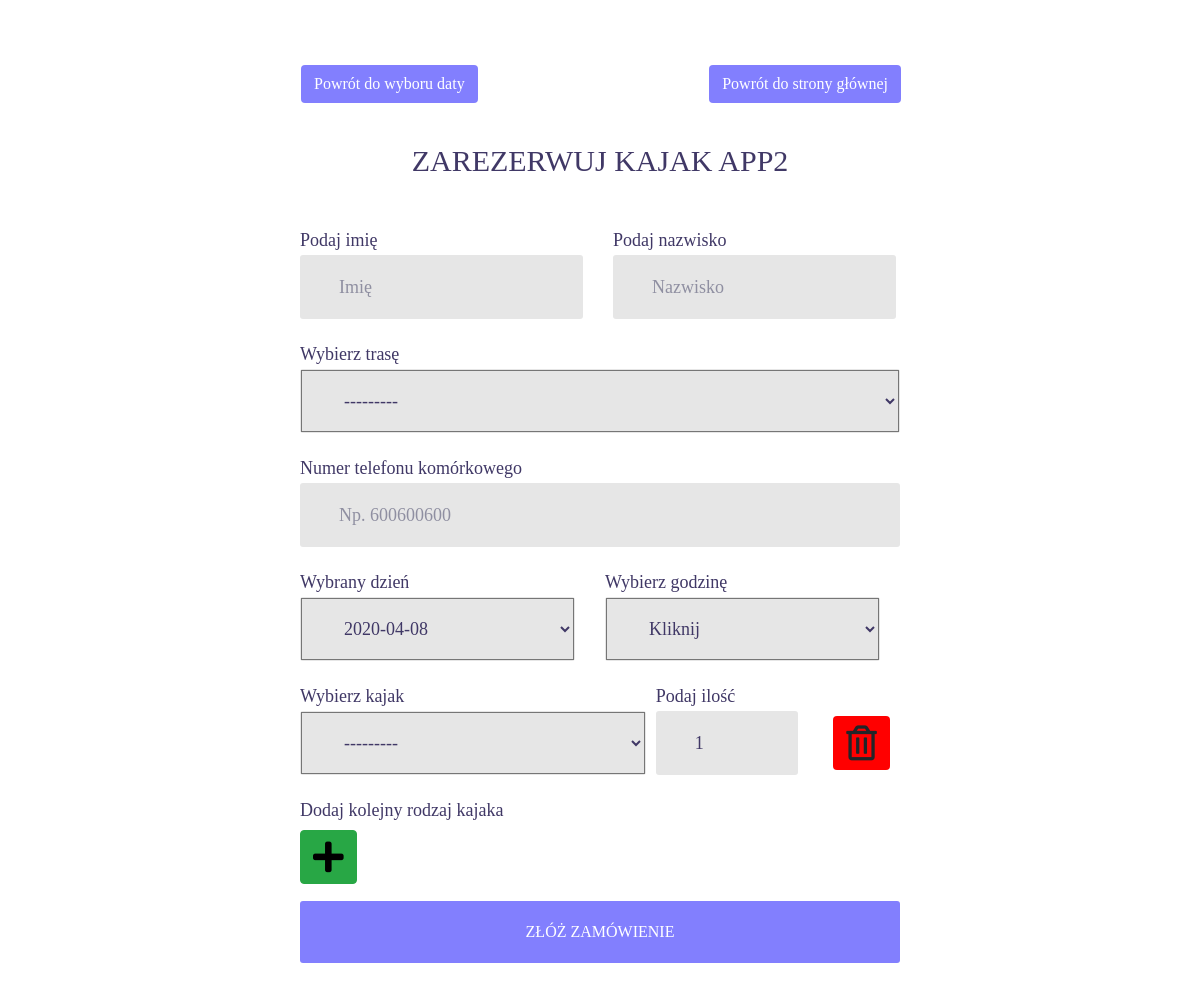
The app's page /app2/create/, older data.
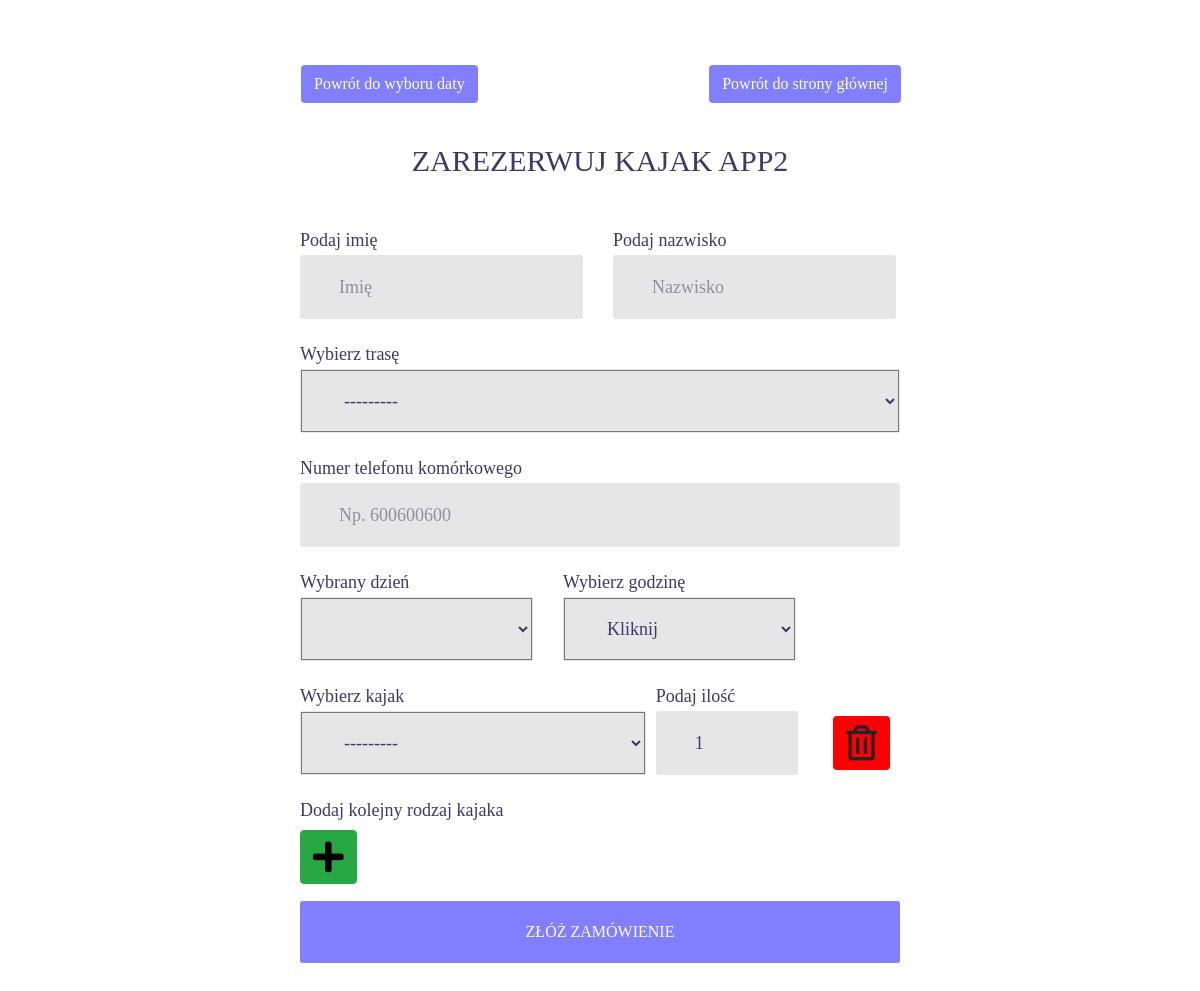
The same page, newer data.
### app2/models.py (models this page shows)
class BookingDate(models.Model):
    booking_date = models.DateField()
    def __str__(self):
        return '{}'.format(self.booking_date)

### app2/views.py (the view, shortened to what this page needs)
# urls.py: path('create/', BookingCreateView.as_view(), name='app1_create'),
class BookingCreateView(CreateView):
    model = Booking
    template_name = 'app2/booking/create_app2.html'
    form_class = BookingCreateForm
    success_url = reverse_lazy('registration:login')
    def get_context_data(self, **kwargs):
        data = super(BookingCreateView, self).get_context_data(**kwargs)
        data['current_time'] = datetime.datetime.now().time()
        data['start_break'] = datetime.time(12)
        data['stop_break'] = datetime.time(12, 30)
        data['app1_date_list'] = DateList.objects.values_list('date', flat=True)
        data['current_day'] = datetime.datetime.now().date()
        if self.request.POST:
            data['kayak_set'] = TermKayaksFormSet(self.request.POST, instance=self.object, prefix='kayak_set')
        else:
            data['kayak_set'] = TermKayaksFormSet(instance=self.object, prefix='kayak_set')
        return data

### app2/forms.py (shortened to what this page needs)
class BookingCreateForm(forms.ModelForm):
    class Meta:
        model = Booking
        exclude = ['user', 'email']

### app2/forms.py (called while the page is built)
    def full_clean(self):
        super(CustomFormSet, self).full_clean()
        for error in self._non_form_errors.as_data():
            if error.code == 'too_many_forms':
                error.message = "Maksymalna ilość dodatkowych pól z kajakami to %d." % self.max_num

### app2/models.py (called while the page is built)
def booking_dates_limit():
    current_day = datetime.datetime.now().date()
    booking_dates_list = BookingDate.objects.values_list('booking_date', flat=True)
    current_time = datetime.datetime.now().time()
    change_time = datetime.time(12)
    if current_day in booking_dates_list:
        if current_time < change_time:
            return {'booking_date__exact': datetime.datetime.now().date()}
        elif current_time >= change_time:
            return {'booking_date__gt': datetime.datetime.now().date()}
    else:
        return {'booking_date__gt': datetime.datetime.now().date()}

    def __str__(self):
        return '{}. Dostępnosc {}'.format(self.name, self.store)

    def __str__(self):
        return 'Trasa {}, dystans: {}'.format(self.name, self.distance)

### templates/app2/booking/create_app2.html (shortened to what the changed rows need)
{% extends "base.html" %}
{% load static %}
{% load widget_tweaks %}
{% load bootstrap4 %}
{% block body %}
<div class="limiter">
	<div class="container-login100">
		<div class="row wrap-login100 p-t-50 p-b-90" style="width:600px">
			{% if current_time >= start_break and current_time <= stop_break %}
				<div class="p-t-50" style="width: 100%">
					<span class="login100-form-title p-b-40 p-t-100" style="text-align:center">Przerwa techniczna</span>
					<span class="login100-form-title p-b-150" style="text-align:center">Wracamy o 12:30 :)</span>
				</div>
			{% else %}
				<form class="login100-form validate-form flex-sb flex-w" method="post" role="form">
					<span class="login100-form-title p-b-51 p-t-40">
						Zarezerwuj kajak APP2
					</span>
					<div class="row">
						<div class="col-sm-6">
							<span class="input100" style="height: 25px; padding: 0px">Podaj imię</span>
							<div class="wrap-input100 m-b-25">
								{{ form.first_name|add_class:"input100"|attr:"type:text"|attr:"placeholder:Imię"|attr:"name:first_name" }}
							</div>
						</div>
						<div class="col-sm-6">
							<span class="input100" style="height: 25px; padding: 0px">Podaj nazwisko</span>
							<div class="wrap-input100 m-b-25">
								{{ form.last_name|add_class:"input100"|attr:"type:text"|attr:"placeholder:Nazwisko"|attr:"name:last_name" }}
							</div>
						</div>
					</div>
					<span class="input100" style="height: 25px; padding: 0px">Wybierz trasę</span>
					<div class="wrap-input100 validate-input m-b-25">
						{{ form.route|add_class:"input100"|attr:"name:route" }}
					</div>
					<span class="input100" style="height: 25px; padding: 0px">Numer telefonu komórkowego</span>
					<div class="wrap-input100 validate-input m-b-25">
						{{ form.phone|add_class:"input100"|attr:"name:phone"|attr:"placeholder:Np. 600600600" }}
					</div>
					<div class="row">
						<div class="col-sm-6">
							<span class="input100" style="height: 25px; padding: 0px">Wybrany dzień</span>
							<div class="wrap-input100 validate-input m-b-25 m-r-250">
								{{ form.booking_date|add_class:"input100" }}
							</div>
						</div>
						<div class="col-sm-6">
							<span class="input100" style="height: 25px; padding: 0px">Wybierz godzinę</span>
							<div class="wrap-input100 validate-input m-b-25">
								{{ form.time|add_class:"input100"|attr:"type:time"|attr:"name:time" }}
							</div>
						</div>
					</div>
					{% for form in kayak_set %}
					<div class="row form-row spacer">
						<div class="col-sm-7">
							<div class="form-group">
								<span class="input100" style="height: 25px; padding: 0px">Wybierz kajak</span>
								<div class="wrap-input100 validate-input m-b-25" data-validate = "">
									{{ form.kayak|add_class:"input100"|attr:"type:text" }}
								</div>
							</div>
						</div>
						<div class="col-sm-3">
							<div class="form-group">
								<span class="input100" style="height: 25px; padding: 0px">Podaj ilość</span>
								<div class="wrap-input100 validate-input m-b-25" data-validate = "">
									{{ form.quantity|add_class:"input100"|attr:"type:number" }}
								</div>
							</div>
						</div>
						<div class="col-sm-2">
							<span class="input100" style="height: 25px; padding: 0px"><br></span>
							<a class="btn remove-form-row m-l-25 m-t-5" style="background-color: red;"><i class="far fa-trash-alt" style="font-size: 35px;"></i></a>
						</div>
					</div>
					{% endfor %}
					<span class="input100" style="height: 25px; padding: 0px">Dodaj kolejny rodzaj kajaka</span>
					<a href="#" id="add_form" class="btn btn-success add-form-row m-t-5" style="color: black"><i class="fas fa-plus" style="font-size: 35px;"></i></a>
					<div class="container-login100-form-btn m-t-17">
						<button class="login100-form-btn">
							Złóż zamówienie
						</button>
					</div>
				</form>
			{% endif %}
		</div>
	</div>
</div>
{% endblock %}

Row changes from the older to the newer data that the page shows:
removed BookingDate: booking_date "2020-04-08"
